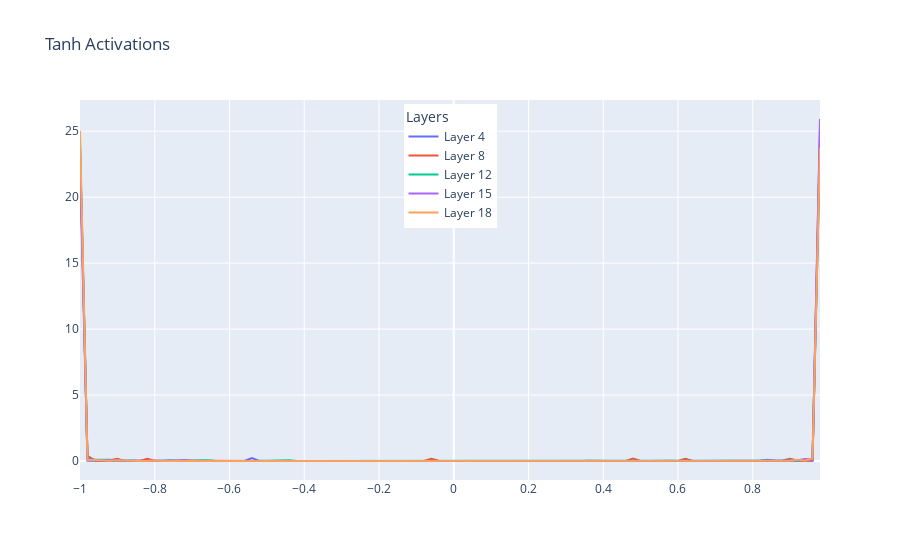

This figure's notebook cell:
### Code cell
import plotly.graph_objects as go

fig = go.Figure()
for i,layer in enumerate(model.layers[:-1]):
    if isinstance(layer, Tanh):
        l = f"Layer {i}"
        d = layer.out.detach()
        
        hy,hx = torch.histogram(d, density=True)
        fig.add_trace(go.Scatter(x = hx[:-1], y=hy, name = l))
        print(f"{l} | mean = {d.mean()} | std = {d.std()} | % Saturated = {(d.abs()>0.97).float().mean() * 100} %")

fig.update_layout(legend=dict(
    yanchor="top",
    y=0.99,
    xanchor="center",
    x=0.50,
    title = 'Layers'
), title = "Tanh Activations")
fig.show()
